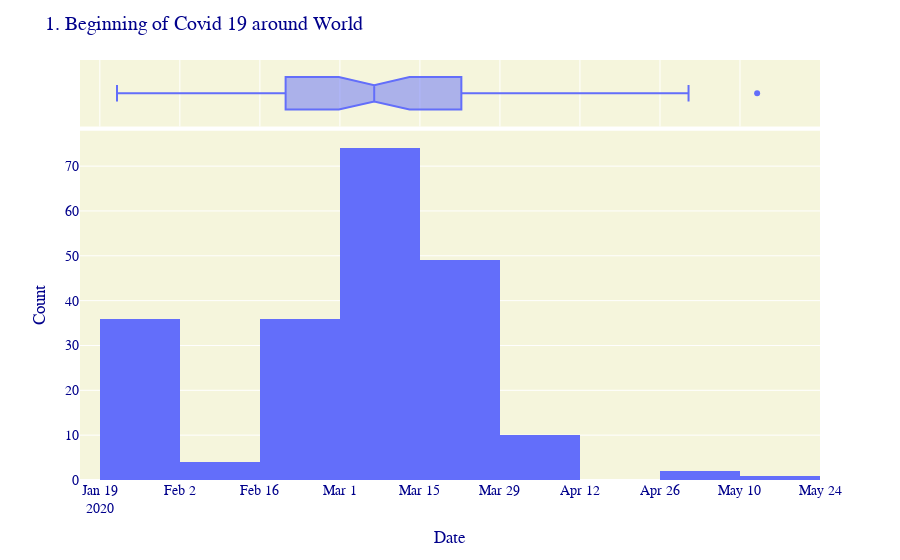

Here is the notebook cell this chart was saved with:
### Code cell
fig = px.histogram(begin_df, x=begin_df.index, y='values', marginal='box')
#fig(figsize=(15,15))
fig.update_layout(title='1. Beginning of Covid 19 around World',
                  xaxis_title='Date',
                  yaxis_title='Count',
                  plot_bgcolor='beige',
                  font=dict(family='Arial', size=14, color='darkblue'))
fig.show()

### Figure 1 — Plotly figure (JSON) as saved in the notebook; plotly's stock layout.template omitted (floating-point values rounded to 4 significant figures)
{"data": [{"alignmentgroup": "True", "bingroup": "x", "histfunc": "sum", "hovertemplate": "index=%{x}<br>sum of values=%{y}<extra></extra>", "legendgroup": "", "marker": {"color": "#636efa", "pattern": {"shape": ""}}, "name": "", "offsetgroup": "", "orientation": "v", "showlegend": false, "type": "histogram", "x": ["2020-01-22T00:00:00", "2020-01-23T00:00:00", "2020-01-24T00:00:00", "2020-01-25T00:00:00", "2020-01-26T00:00:00", "2020-01-27T00:00:00", "2020-01-29T00:00:00", "2020-01-30T00:00:00", "2020-01-31T00:00:00", "2020-02-01T00:00:00", "2020-02-04T00:00:00", "2020-02-07T00:00:00", "2020-02-13T00:00:00", "2020-02-14T00:00:00", "2020-02-19T00:00:00", "2020-02-21T00:00:00", "2020-02-22T00:00:00", "2020-02-23T00:00:00", "2020-02-24T00:00:00", "2020-02-25T00:00:00", "2020-02-26T00:00:00", "2020-02-27T00:00:00", "2020-02-28T00:00:00", "2020-02-29T00:00:00", "2020-03-01T00:00:00", "2020-03-02T00:00:00", "2020-03-03T00:00:00", "2020-03-04T00:00:00", "2020-03-05T00:00:00", "2020-03-06T00:00:00", "2020-03-07T00:00:00", "2020-03-08T00:00:00", "2020-03-09T00:00:00", "2020-03-10T00:00:00", "2020-03-11T00:00:00", "2020-03-12T00:00:00", "2020-03-13T00:00:00", "2020-03-14T00:00:00", "2020-03-15T00:00:00", "2020-03-16T00:00:00", "2020-03-17T00:00:00", "2020-03-18T00:00:00", "2020-03-19T00:00:00", "2020-03-20T00:00:00", "2020-03-21T00:00:00", "2020-03-22T00:00:00", "2020-03-23T00:00:00", "2020-03-24T00:00:00", "2020-03-25T00:00:00", "2020-03-27T00:00:00", "2020-03-28T00:00:00", "2020-03-30T00:00:00", "2020-03-31T00:00:00", "2020-04-02T00:00:00", "2020-04-04T00:00:00", "2020-04-05T00:00:00", "2020-04-06T00:00:00", "2020-04-10T00:00:00", "2020-04-30T00:00:00", "2020-05-01T00:00:00", "2020-05-13T00:00:00"], "xaxis": "x", "y": [6, 13, 1, 3, 1, 3, 2, 2, 3, 2, 1, 1, 1, 1, 1, 2, 1, 2, 5, 5, 6, 3, 5, 6, 1, 7, 3, 6, 4, 9, 1, 5, 2, 4, 6, 2, 9, 15, 5, 5, 4, 5, 6, 8, 2, 5, 1, 1, 3, 1, 3, 1, 2, 2, 1, 2, 1, 1, 1, 1, 1], "yaxis": "y"}, {"alignmentgroup": "True", "hovertemplate": "index=%{x}<extra></extra>", "legendgroup": "", "marker": {"color": "#636efa"}, "name": "", "notched": true, "offsetgroup": "", "showlegend": false, "type": "box", "x": ["2020-01-22T00:00:00", "2020-01-23T00:00:00", "2020-01-24T00:00:00", "2020-01-25T00:00:00", "2020-01-26T00:00:00", "2020-01-27T00:00:00", "2020-01-29T00:00:00", "2020-01-30T00:00:00", "2020-01-31T00:00:00", "2020-02-01T00:00:00", "2020-02-04T00:00:00", "2020-02-07T00:00:00", "2020-02-13T00:00:00", "2020-02-14T00:00:00", "2020-02-19T00:00:00", "2020-02-21T00:00:00", "2020-02-22T00:00:00", "2020-02-23T00:00:00", "2020-02-24T00:00:00", "2020-02-25T00:00:00", "2020-02-26T00:00:00", "2020-02-27T00:00:00", "2020-02-28T00:00:00", "2020-02-29T00:00:00", "2020-03-01T00:00:00", "2020-03-02T00:00:00", "2020-03-03T00:00:00", "2020-03-04T00:00:00", "2020-03-05T00:00:00", "2020-03-06T00:00:00", "2020-03-07T00:00:00", "2020-03-08T00:00:00", "2020-03-09T00:00:00", "2020-03-10T00:00:00", "2020-03-11T00:00:00", "2020-03-12T00:00:00", "2020-03-13T00:00:00", "2020-03-14T00:00:00", "2020-03-15T00:00:00", "2020-03-16T00:00:00", "2020-03-17T00:00:00", "2020-03-18T00:00:00", "2020-03-19T00:00:00", "2020-03-20T00:00:00", "2020-03-21T00:00:00", "2020-03-22T00:00:00", "2020-03-23T00:00:00", "2020-03-24T00:00:00", "2020-03-25T00:00:00", "2020-03-27T00:00:00", "2020-03-28T00:00:00", "2020-03-30T00:00:00", "2020-03-31T00:00:00", "2020-04-02T00:00:00", "2020-04-04T00:00:00", "2020-04-05T00:00:00", "2020-04-06T00:00:00", "2020-04-10T00:00:00", "2020-04-30T00:00:00", "2020-05-01T00:00:00", "2020-05-13T00:00:00"], "xaxis": "x2", "yaxis": "y2"}], "layout": {"barmode": "relative", "font": {"color": "darkblue", "family": "Arial", "size": 14}, "legend": {"tracegroupgap": 0}, "margin": {"t": 60}, "plot_bgcolor": "beige", "title": {"text": "1. Beginning of Covid 19 around World"}, "xaxis": {"anchor": "y", "domain": [0, 1], "title": {"text": "Date"}}, "xaxis2": {"anchor": "y2", "domain": [0, 1], "matches": "x", "showgrid": true, "showticklabels": false}, "yaxis": {"anchor": "x", "domain": [0, 0.8316], "title": {"text": "Count"}}, "yaxis2": {"anchor": "x2", "domain": [0.8416, 1], "matches": "y2", "showgrid": false, "showline": false, "showticklabels": false, "ticks": ""}}}
